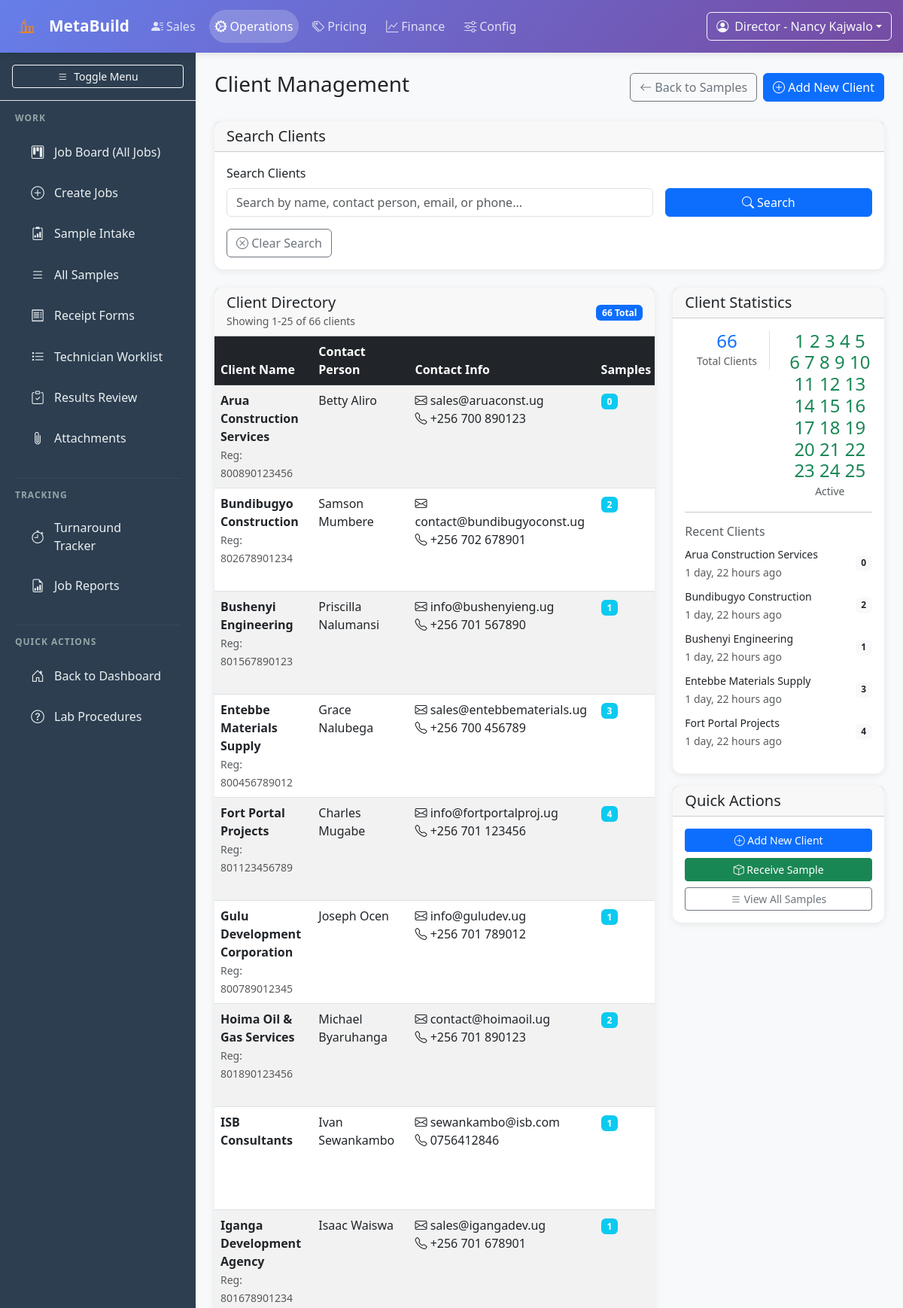
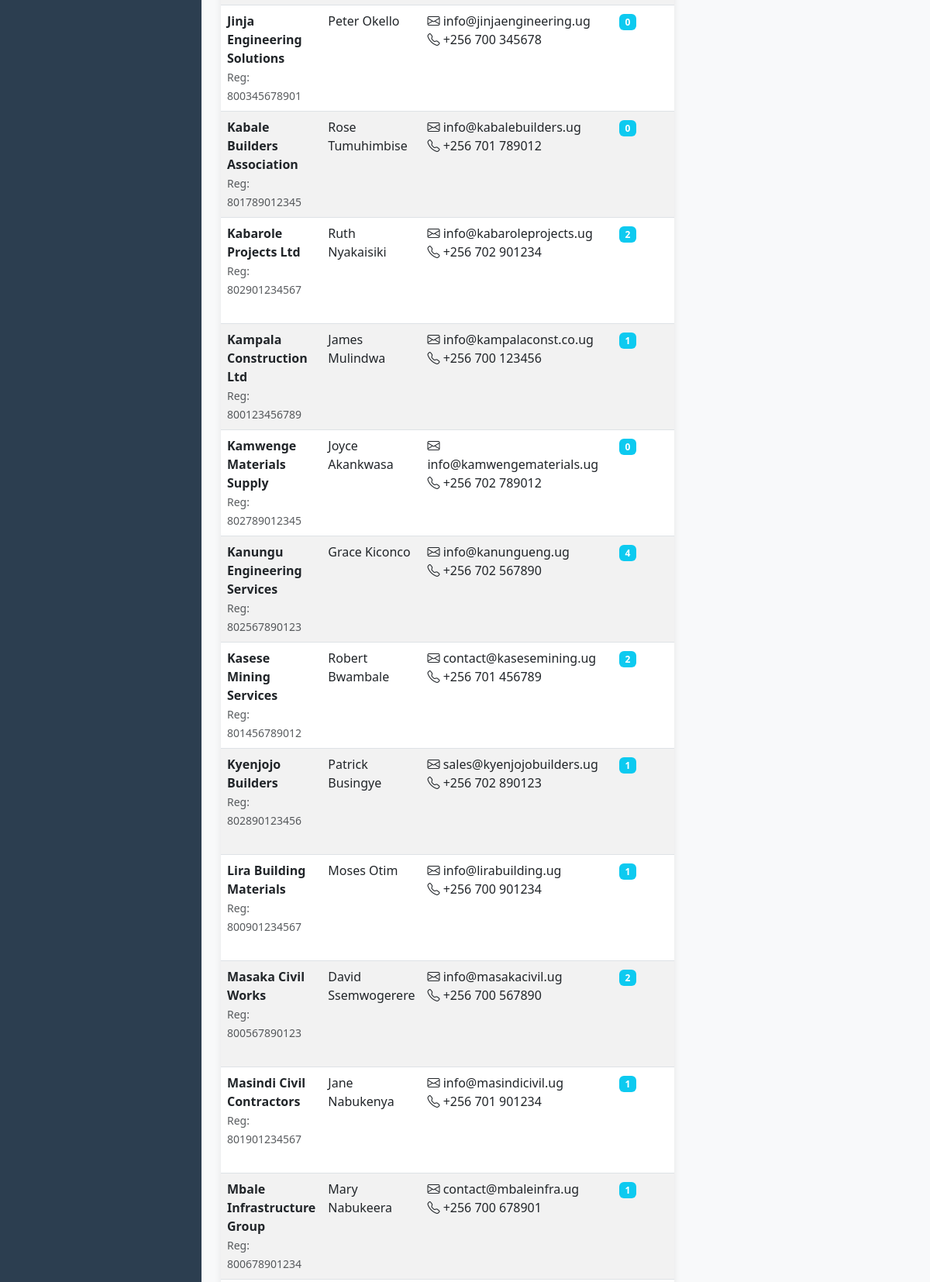
Page /operations/clients/ (signed in, upper part) on the committed database (2 pictures, top to bottom).
### core/models.py (models this page shows, shortened)
class User(AbstractUser):
    ROLE_CHOICES = [
        ('director', 'Director'),
        ('lab_manager', 'Lab Manager'),
        ('office_staff', 'Office Staff'),
        ('technician', 'Technician'),
    ]
    role = models.CharField(
        max_length=20,
        choices=ROLE_CHOICES,
        default='office_staff',
        help_text='User role determines access permissions within the system'
    )
    phone = models.CharField(
        max_length=20,
        blank=True,
        help_text='Contact phone number'
    )
    department = models.CharField(
        max_length=100,
        blank=True,
        help_text='Department or specialization area'
    )
    is_active = models.BooleanField(
        default=True,
        help_text='Designates whether this user should be treated as active. '
                  'Unselect this instead of deleting accounts.'
    )
    class Meta:
        db_table = 'auth_user'
        verbose_name = 'User'
        verbose_name_plural = 'Users'
        ordering = ['username']
    def get_role_display(self):
        return dict(self.ROLE_CHOICES).get(self.role, self.role)
    def get_accessible_modules(self):
        access_matrix = {
            'director': ['sales', 'operations', 'pricing', 'finance', 'config'],
            'lab_manager': ['sales', 'operations', 'pricing', 'finance'],  # Added sales for client management
            'office_staff': ['sales', 'operations', 'finance'],  # Added operations for sample intake
            'technician': ['operations'],
        }
        return access_matrix.get(self.role, [])

### operations/models.py (models this page shows, shortened)
class Client(models.Model):
    name = models.CharField(max_length=200, help_text="Client or company name")
    contact_person = models.CharField(max_length=200, blank=True, help_text="Primary contact person")
    email = models.EmailField(blank=True)
    phone = models.CharField(max_length=20, blank=True)
    address = models.TextField(blank=True)
    company_registration = models.CharField(max_length=100, blank=True, help_text="Company registration number")
    is_active = models.BooleanField(default=True)
    created_at = models.DateTimeField(auto_now_add=True)
    updated_at = models.DateTimeField(auto_now=True)
    class Meta:
        verbose_name = "Client"
        verbose_name_plural = "Clients"
        ordering = ['name']

### operations/views.py (the view, shortened to what this page needs)
# urls.py: path('clients/', views.client_management, name='client_management'),
@login_required
def client_management(request):
    if not check_client_management_access(request.user):
        raise PermissionDenied("Client management access required. Office Staff, Lab Manager, and Directors only.")
    search_query = request.GET.get('search', '')
    status_filter = request.GET.get('status', '')
    clients = Client.objects.all().annotate(
        sample_count=Count('samples')
    )
    if status_filter == 'active':
        clients = clients.filter(is_active=True)
    elif status_filter == 'inactive':
        clients = clients.filter(is_active=False)
    clients = clients.order_by('name')
    total_clients = Client.objects.count()
    active_clients = Client.objects.filter(is_active=True).count()
    inactive_clients = Client.objects.filter(is_active=False).count()
    paginator = Paginator(clients, 25)
    page_number = request.GET.get('page')
    page_obj = paginator.get_page(page_number)
    context = get_base_context(request.user)
    context.update({
        'page_title': 'Client Management',
        'page_obj': page_obj,
        'clients': page_obj,
        'search_query': search_query,
        'status_filter': status_filter,
        'total_clients': total_clients,
        'active_clients': active_clients,
        'inactive_clients': inactive_clients,
        'can_manage_clients': check_client_management_access(request.user),
    })
    return render(request, 'operations/client_management.html', context)

### templates/operations/client_management.html (shortened to what this page needs)
{% extends 'operations/base_operations.html' %}
{% block content %}
<div class="d-flex justify-content-between align-items-center mb-4">
    <h1 class="h3">{{ page_title }}</h1>
    <div class="d-flex gap-2">
        <a href="{% url 'operations:samples_intake' %}" class="btn btn-outline-secondary">
            <i class="bi bi-arrow-left"></i>
            Back to Samples
        </a>
        <button class="btn btn-primary" data-bs-toggle="modal" data-bs-target="#newClientModal">
            <i class="bi bi-plus-circle"></i>
            Add New Client
        </button>
    </div>
</div>
<div class="card mb-4">
    <div class="card-header">
        <h5 class="card-title mb-0">Search Clients</h5>
    </div>
    <div class="card-body">
        <form method="get" class="row g-3">
            <div class="col-md-8">
                <label for="search" class="form-label">Search Clients</label>
                <input type="text" class="form-control" id="search" name="search"
                       value="{{ search_query }}" placeholder="Search by name, contact person, email, or phone...">
            </div>
            <div class="col-md-4">
                <label class="form-label">&nbsp;</label>
                <div class="d-grid">
                    <button type="submit" class="btn btn-primary">
                        <i class="bi bi-search"></i> Search
                    </button>
                </div>
            </div>
            <div class="col-12">
                <a href="{% url 'operations:client_management' %}" class="btn btn-outline-secondary">
                    <i class="bi bi-x-circle"></i> Clear Search
                </a>
            </div>
        </form>
    </div>
</div>
<div class="row">
    <div class="col-md-8">
        <div class="card">
            <div class="card-header">
                <div class="row align-items-center">
                    <div class="col">
                        <h5 class="card-title mb-0">Client Directory</h5>
                        <small class="text-muted">Showing {{ page_obj.start_index }}-{{ page_obj.end_index }} of {{ total_clients }} clients</small>
                    </div>
                    <div class="col-auto">
                        <span class="badge bg-primary">{{ total_clients }} Total</span>
                    </div>
                </div>
            </div>
            <div class="card-body p-0">
                <div class="table-responsive">
                    <table class="table table-striped table-hover mb-0">
                        <thead class="table-dark">
                            <tr>
                                <th>Client Name</th>
                                <th>Contact Person</th>
                                <th>Contact Info</th>
                                <th>Samples</th>
                            </tr>
                        </thead>
                        <tbody>
                            {% for client in clients %}
                                <tr>
                                    <td>
                                        <div class="fw-semibold">{{ client.name }}</div>
                                        {% if client.company_registration %}
                                            <small class="text-muted">Reg: {{ client.company_registration }}</small>
                                        {% endif %}
                                    </td>
                                    <td>
                                        {% if client.contact_person %}
                                            {{ client.contact_person }}
                                        {% else %}
                                            <span class="text-muted">Not specified</span>
                                        {% endif %}
                                    </td>
                                    <td>
                                        {% if client.email %}
                                            <div><i class="bi bi-envelope"></i> {{ client.email }}</div>
                                        {% endif %}
                                        {% if client.phone %}
                                            <div><i class="bi bi-telephone"></i> {{ client.phone }}</div>
                                        {% endif %}
                                    </td>
                                    <td>
                                        <span class="badge bg-info">{{ client.samples.count }}</span>
                                    </td>
                                </tr>
                            {% endfor %}
                        </tbody>
                    </table>
                </div>
            </div>
        </div>
    </div>
    <div class="col-md-4">
        <div class="card">
            <div class="card-header">
                <h5 class="card-title mb-0">Client Statistics</h5>
            </div>
            <div class="card-body">
                <div class="row text-center">
                    <div class="col-6">
                        <div class="border-end">
                            <h4 class="text-primary mb-0">{{ total_clients }}</h4>
                            <small class="text-muted">Total Clients</small>
                        </div>
                    </div>
                    <div class="col-6">
                        <h4 class="text-success mb-0">
                            {% for client in clients %}
                                {% if client.is_active %}{{ forloop.counter }}{% endif %}
                            {% endfor %}
                        </h4>
                        <small class="text-muted">Active</small>
                    </div>
                </div>
                <hr>
                <div class="mb-3">
                    <h6 class="text-muted">Recent Clients</h6>
                    {% for client in clients|slice:":5" %}
                        <div class="d-flex justify-content-between align-items-center mb-2">
                            <div>
                                <small class="fw-medium">{{ client.name }}</small>
                                <br>
                                <small class="text-muted">{{ client.created_at|timesince }} ago</small>
                            </div>
                            <span class="badge bg-light text-dark">{{ client.samples.count }}</span>
                        </div>
                    {% endfor %}
                </div>
            </div>
        </div>
        <div class="card mt-3">
            <div class="card-header">
                <h5 class="card-title mb-0">Quick Actions</h5>
            </div>
            <div class="card-body">
                <div class="d-grid gap-2">
                    <button class="btn btn-primary btn-sm" data-bs-toggle="modal" data-bs-target="#newClientModal">
                        <i class="bi bi-plus-circle"></i> Add New Client
                    </button>
                    <a href="{% url 'operations:new_sample_intake' %}" class="btn btn-success btn-sm">
                        <i class="bi bi-box"></i> Receive Sample
                    </a>
                    <a href="{% url 'operations:samples_intake' %}" class="btn btn-outline-secondary btn-sm">
                        <i class="bi bi-list"></i> View All Samples
                    </a>
                </div>
            </div>
        </div>
    </div>
</div>
{% endblock %}

### templates/base.html (shortened to what this page needs)
<!DOCTYPE html>
<html lang="en">
<head>
    <link href="https://cdn.jsdelivr.net/npm/bootstrap@5.3.0/dist/css/bootstrap.min.css" rel="stylesheet">
    <link href="https://cdn.jsdelivr.net/npm/bootstrap-icons@1.10.0/font/bootstrap-icons.css" rel="stylesheet">
</head>
<body>
    <nav class="navbar navbar-expand-lg top-navbar">
        <div class="container-fluid">
            <a class="navbar-brand d-flex align-items-center" href="{% url 'home' %}" style="flex-shrink: 0;">
                <div class="logo-icon" style="flex-shrink: 0;">
                </div>
                <span style="white-space: nowrap;">MetaBuild</span>
            </a>
            {% if user.is_authenticated %}
                <div class="navbar-nav main-modules d-flex flex-row">
                    {% if 'sales' in accessible_modules %}
                        <a class="nav-link {% if request.resolver_match.app_name == 'sales' %}active{% endif %}" href="{% url 'sales:dashboard' %}">
                            <i class="bi bi-person-lines-fill me-1"></i>Sales
                        </a>
                    {% endif %}
                    {% if 'operations' in accessible_modules %}
                        <a class="nav-link {% if request.resolver_match.app_name == 'operations' %}active{% endif %}" href="{% url 'operations:dashboard' %}">
                            <i class="bi bi-gear-wide-connected me-1"></i>Operations
                        </a>
                    {% endif %}
                    {% if 'pricing' in accessible_modules %}
                        <a class="nav-link {% if request.resolver_match.app_name == 'pricing' %}active{% endif %}" href="{% url 'pricing:dashboard' %}">
                            <i class="bi bi-tags me-1"></i>Pricing
                        </a>
                    {% endif %}
                    {% if 'finance' in accessible_modules %}
                        <a class="nav-link {% if request.resolver_match.app_name == 'finance' %}active{% endif %}" href="{% url 'finance:dashboard' %}">
                            <i class="bi bi-graph-up me-1"></i>Finance
                        </a>
                    {% endif %}
                    {% if 'config' in accessible_modules %}
                        <a class="nav-link {% if request.resolver_match.app_name == 'config' %}active{% endif %}" href="{% url 'config:dashboard' %}">
                            <i class="bi bi-sliders me-1"></i>Config
                        </a>
                    {% endif %}
                </div>
            {% endif %}
            <div class="navbar-nav ms-auto d-flex align-items-center">
                <div class="dropdown">
                    <button class="btn btn-outline-light dropdown-toggle d-flex align-items-center" type="button" data-bs-toggle="dropdown" aria-expanded="false">
                        <i class="bi bi-person-circle me-1 me-md-2"></i>
                        <span class="d-none d-sm-inline">
                            {% if user.is_authenticated %}
                                <span class="d-none d-lg-inline">{{ user.get_role_display }} - </span>{{ user.get_full_name|default:user.username }}
                            {% else %}
                                Guest
                            {% endif %}
                        </span>
                    </button>
                </div>
            </div>
        </div>
    </nav>
    <nav class="sidebar" id="sidebar">
        <div class="p-3 border-bottom d-none d-lg-block">
            <button class="btn btn-outline-light btn-sm w-100 d-flex align-items-center justify-content-center" onclick="toggleSidebar()">
                <i class="bi bi-list me-2"></i><span>Toggle Menu</span>
            </button>
        </div>
        <div class="pt-3">
            {% block sidebar_content %}{% endblock %}
        </div>
    </nav>
    <main class="main-content">
        {% block content %}
        {% endblock %}
    </main>
</body>
</html>

### rows in the picture
Client: name "Arua Construction Services", company_registration "800890123456", contact_person "Betty Aliro", email "sales@aruaconst.ug", phone "+256 700 890123", samples.count "0", created_at "1 day, 22 hours"
Client: name "Bundibugyo Construction", company_registration "802678901234", contact_person "Samson Mumbere", email "contact@bundibugyoconst.ug", phone "+256 702 678901", samples.count "2", created_at "1 day, 22 hours"
Client: name "Bushenyi Engineering", company_registration "801567890123", contact_person "Priscilla Nalumansi", email "info@bushenyieng.ug", phone "+256 701 567890", samples.count "1", created_at "1 day, 22 hours"
Client: name "Entebbe Materials Supply", company_registration "800456789012", contact_person "Grace Nalubega", email "sales@entebbematerials.ug", phone "+256 700 456789", samples.count "3", created_at "1 day, 22 hours"
Client: name "Fort Portal Projects", company_registration "801123456789", contact_person "Charles Mugabe", email "info@fortportalproj.ug", phone "+256 701 123456", samples.count "4", created_at "1 day, 22 hours"
Client: name "Gulu Development Corporation", company_registration "800789012345", contact_person "Joseph Ocen", email "info@guludev.ug", phone "+256 701 789012", samples.count "1"
Client: name "Hoima Oil & Gas Services", company_registration "801890123456", contact_person "Michael Byaruhanga", email "contact@hoimaoil.ug", phone "+256 701 890123", samples.count "2"
Client: name "ISB Consultants", contact_person "Ivan Sewankambo", email "sewankambo@isb.com", phone "0756412846", samples.count "1"
Client: name "Iganga Development Agency", company_registration "801678901234", contact_person "Isaac Waiswa", email "sales@igangadev.ug", phone "+256 701 678901", samples.count "1"
Client: name "Jinja Engineering Solutions", company_registration "800345678901", contact_person "Peter Okello", email "info@jinjaengineering.ug", phone "+256 700 345678", samples.count "0"
Client: name "Kabale Builders Association", company_registration "801789012345", contact_person "Rose Tumuhimbise", email "info@kabalebuilders.ug", phone "+256 701 789012", samples.count "0"
Client: name "Kabarole Projects Ltd", company_registration "802901234567", contact_person "Ruth Nyakaisiki", email "info@kabaroleprojects.ug", phone "+256 702 901234", samples.count "2"
Client: name "Kampala Construction Ltd", company_registration "800123456789", contact_person "James Mulindwa", email "info@kampalaconst.co.ug", phone "+256 700 123456", samples.count "1"
Client: name "Kamwenge Materials Supply", company_registration "802789012345", contact_person "Joyce Akankwasa", email "info@kamwengematerials.ug", phone "+256 702 789012", samples.count "0"
Client: name "Kanungu Engineering Services", company_registration "802567890123", contact_person "Grace Kiconco", email "info@kanungueng.ug", phone "+256 702 567890", samples.count "4"
Client: name "Kasese Mining Services", company_registration "801456789012", contact_person "Robert Bwambale", email "contact@kasesemining.ug", phone "+256 701 456789", samples.count "2"
Client: name "Kyenjojo Builders", company_registration "802890123456", contact_person "Patrick Busingye", email "sales@kyenjojobuilders.ug", phone "+256 702 890123", samples.count "1"
Client: name "Lira Building Materials", company_registration "800901234567", contact_person "Moses Otim", email "info@lirabuilding.ug", phone "+256 700 901234", samples.count "1"
Client: name "Masaka Civil Works", company_registration "800567890123", contact_person "David Ssemwogerere", email "info@masakacivil.ug", phone "+256 700 567890", samples.count "2"
Client: name "Masindi Civil Contractors", company_registration "801901234567", contact_person "Jane Nabukenya", email "info@masindicivil.ug", phone "+256 701 901234", samples.count "1"
Client: name "Mbale Infrastructure Group", company_registration "800678901234", contact_person "Mary Nabukeera", email "contact@mbaleinfra.ug", phone "+256 700 678901", samples.count "1"

### other values in the picture
{{ user.get_role_display }} "Director"
{{ user.get_full_name|default:user.username }} "Nancy Kajwalo"
{{ page_title }} "Client Management"
{{ page_obj.start_index }} "1"
{{ page_obj.end_index }} "25"
{{ total_clients }} "66"
